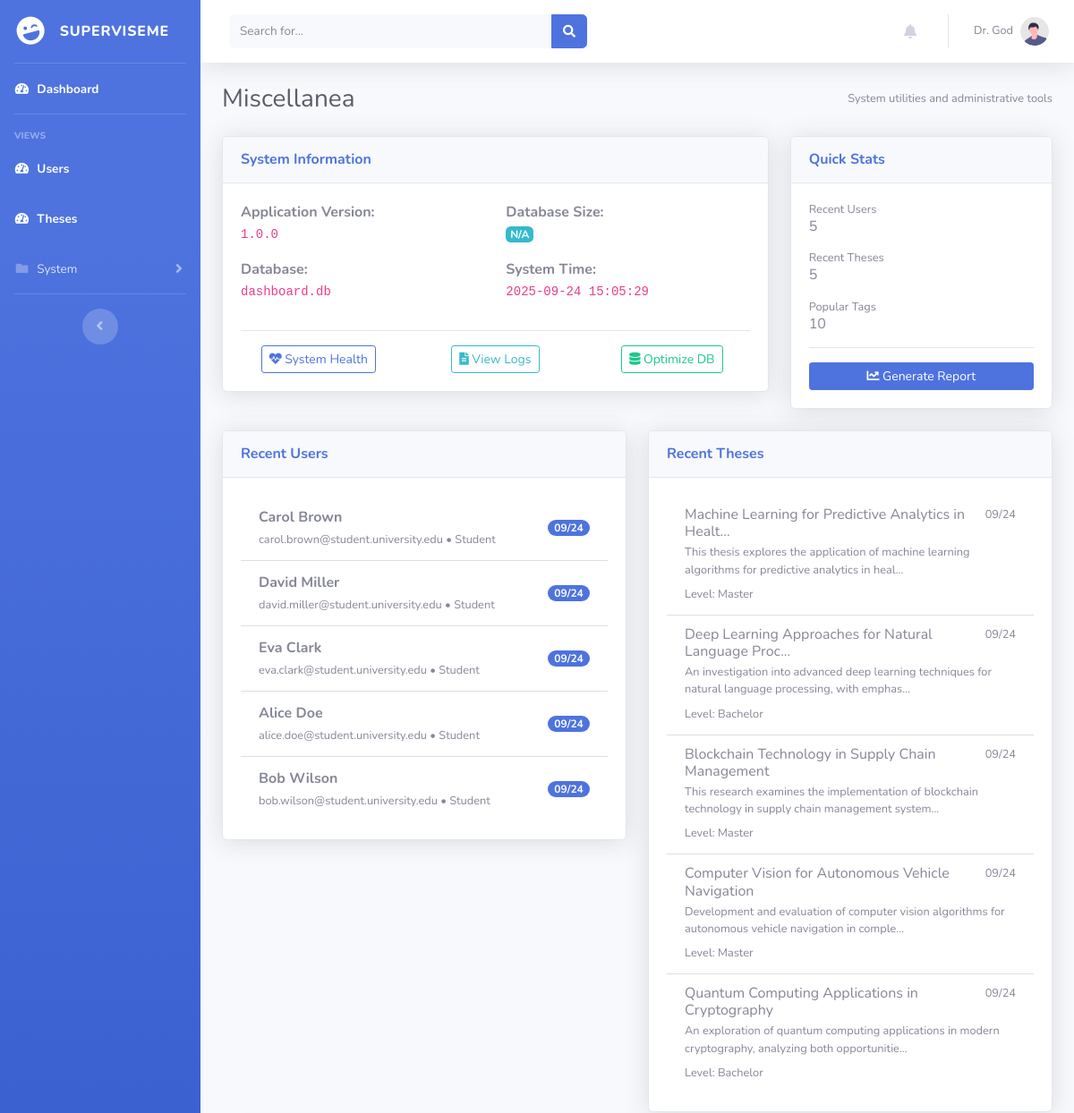
Before: /admin/misc (signed in, upper part) with the older database file.
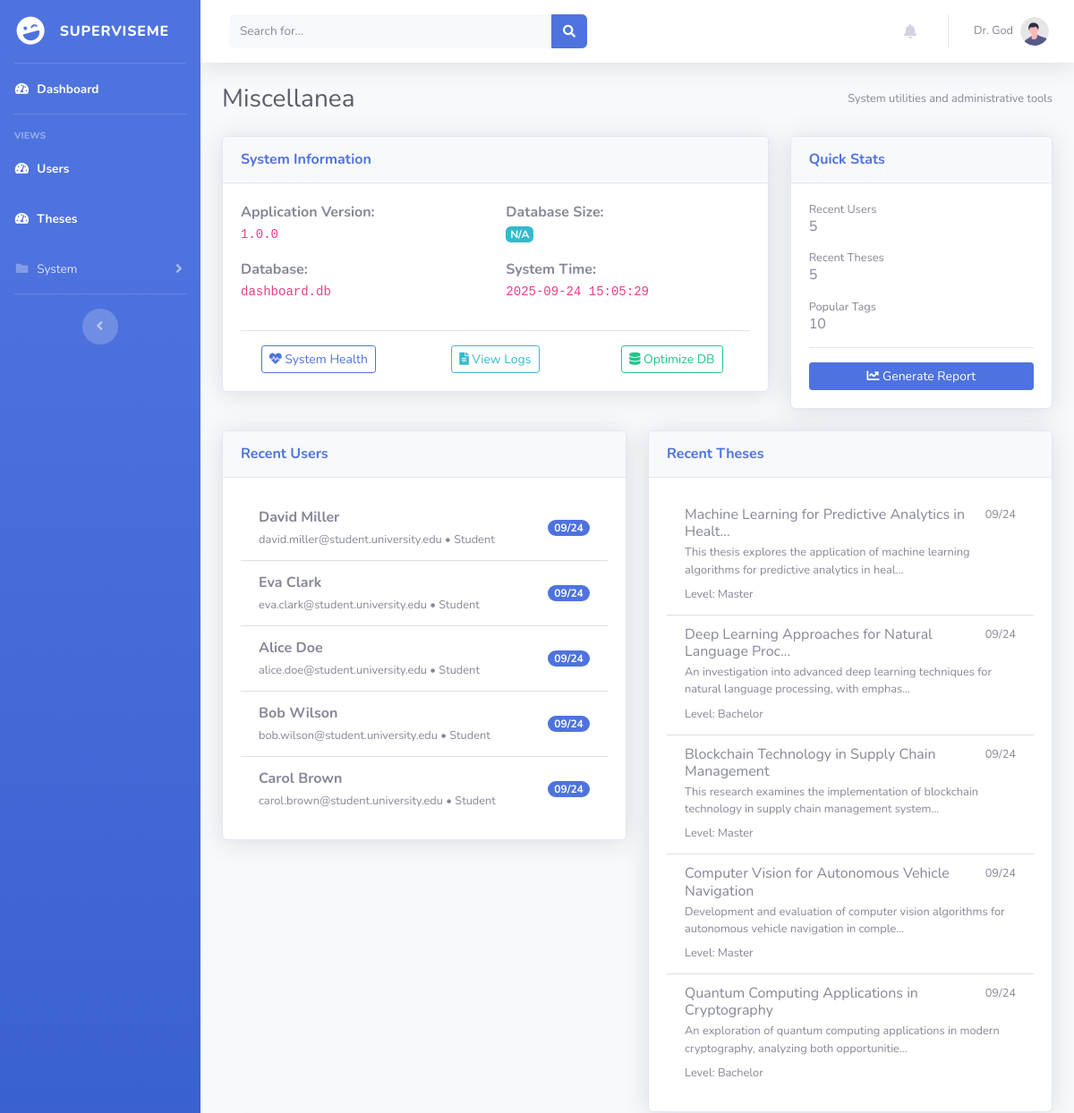
After: the same page with the newer database file.
### superviseme/models.py (models this page shows)
class User_mgmt(UserMixin, db.Model):
    __tablename__ = "user_mgmt"
    id = db.Column(db.Integer, primary_key=True)
    username = db.Column(db.String(50), nullable=False, unique=True)
    name = db.Column(db.String(15))
    surname = db.Column(db.String(15))
    cdl = db.Column(db.String(15))
    email = db.Column(db.String(50), nullable=False, unique=True)
    password = db.Column(db.String(80), nullable=False)
    user_type = db.Column(db.String(10), nullable=False, default="student")
    joined_on = db.Column(db.Integer, nullable=False)
    gender = db.Column(db.String(10), default=None)
    nationality = db.Column(db.String(15), default=None)
    last_activity = db.Column(db.Integer, nullable=True)  # Track last activity timestamp
    last_activity_location = db.Column(db.String(100), nullable=True)  # Track where they were last active
    telegram_user_id = db.Column(db.String(50), nullable=True)  # Telegram user ID for bot notifications
    telegram_enabled = db.Column(db.Boolean, default=False, nullable=False)  # Enable/disable Telegram notifications
    telegram_notification_types = db.Column(db.Text, nullable=True)  # JSON string of enabled notification types
    thesis = db.relationship("Thesis", backref="author", lazy=True)

class Thesis(db.Model):
    __tablename__ = "thesis"
    id = db.Column(db.Integer, primary_key=True)
    title = db.Column(db.String(100), nullable=False)
    description = db.Column(db.Text, nullable=False)
    author_id = db.Column(db.Integer, db.ForeignKey("user_mgmt.id"), nullable=True)
    frozen = db.Column(db.Boolean, default=False)
    level = db.Column(db.Text, nullable=True)
    created_at = db.Column(db.Integer, nullable=False)

### superviseme/routes/admin.py (the view, shortened to what this page needs)
@admin.route("/admin/misc")
@login_required
def misc():
    privilege_check = check_privileges(current_user.username, role="admin")
    if privilege_check is not True:
        return privilege_check
    import os
    import datetime
    system_info = {
        "database_path": db.engine.url.database,
        "current_time": datetime.datetime.now(),
        "app_version": "1.0.0",  # Could be read from config
        "database_size": "N/A"  # Could be calculated based on DB type
    }
    try:
        if str(db.engine.url).startswith('sqlite'):
            db_path = str(db.engine.url).replace('sqlite:///', '')
    except Exception:
        pass
    activity_summary = {
        "recent_users": User_mgmt.query.order_by(User_mgmt.joined_on.desc()).limit(5).all(),
        "recent_theses": Thesis.query.order_by(Thesis.created_at.desc()).limit(5).all(),
        "tag_stats": {}
    }
    try:
        tag_counts = db.session.query(Thesis_Tag.tag, db.func.count(Thesis_Tag.tag))\
            .group_by(Thesis_Tag.tag)\
            .order_by(db.func.count(Thesis_Tag.tag).desc())\
            .limit(10).all()
        activity_summary["tag_stats"] = {tag: count for tag, count in tag_counts}
    except Exception:
        pass
    return render_template("/admin/miscellanea.html",
                         current_user=current_user,
                         system_info=system_info,
                         activity_summary=activity_summary,
                         datetime=datetime.datetime,
                         dt=datetime.datetime.fromtimestamp)

### superviseme/utils/logging_config.py (called while the page is built)
def log_request_response(app, loggers):
    @app.before_request
    def log_request_info():
        loggers['access_logger'].info("Request started", extra={
            'event_type': 'request_start',
            'endpoint': request.endpoint,
            'url_rule': str(request.url_rule) if request.url_rule else None,
            'content_length': request.content_length,
            'content_type': request.content_type
        })
    @app.after_request
    def log_response_info(response):
        loggers['access_logger'].info("Request completed", extra={
            'event_type': 'request_end',
            'status_code': response.status_code,
            'content_length': response.content_length,
            'content_type': response.content_type
        })
        return response

### superviseme/utils/miscellanea.py (called while the page is built, shortened)
def check_privileges(username, role="admin"):
    user = User_mgmt.query.filter_by(username=username).first()
    if not user:
        abort(404)
    return True

### superviseme/templates/admin/miscellanea.html (shortened to what the changed rows need)
{% include 'admin/components/header.html' %}
<body id="page-top">
    <div id="wrapper">
        <div id="content-wrapper" class="d-flex flex-column">
            <div id="content">
                <div class="container-fluid">
                    <div class="d-sm-flex align-items-center justify-content-between mb-4">
                        <h1 class="h3 mb-0 text-gray-800">Miscellanea</h1>
                    </div>
                    <div class="row">
                        <div class="col-xl-6 col-lg-7">
                            <div class="card shadow mb-4">
                                <div class="card-body">
                                    {% if activity_summary.recent_users %}
                                        <div class="list-group list-group-flush">
                                            {% for user in activity_summary.recent_users %}
                                            <div class="list-group-item d-flex justify-content-between align-items-center">
                                                <div>
                                                    <strong>{{ user.name }} {{ user.surname }}</strong>
                                                    <br><small class="text-muted">{{ user.email }} • {{ user.user_type.title() }}</small>
                                                </div>
                                                <span class="badge badge-primary badge-pill">{{ dt(user.joined_on).strftime('%m/%d') }}</span>
                                            </div>
                                            {% endfor %}
                                        </div>
                                    {% else %}
                                        <p class="text-muted">No recent users found.</p>
                                    {% endif %}
                                </div>
                            </div>
                        </div>
                        <div class="col-xl-6 col-lg-5">
                            <div class="card shadow mb-4">
                                <div class="card-body">
                                    {% if activity_summary.recent_theses %}
                                        <div class="list-group list-group-flush">
                                            {% for thesis in activity_summary.recent_theses %}
                                            <div class="list-group-item">
                                                <div class="d-flex w-100 justify-content-between">
                                                    <h6 class="mb-1">{{ thesis.title[:50] }}{% if thesis.title|length > 50 %}...{% endif %}</h6>
                                                    <small>{{ dt(thesis.created_at).strftime('%m/%d') }}</small>
                                                </div>
                                                <p class="mb-1 small text-muted">{{ thesis.description[:100] }}{% if thesis.description|length > 100 %}...{% endif %}</p>
                                                <small class="text-muted">Level: {{ thesis.level.title() }}</small>
                                            </div>
                                            {% endfor %}
                                        </div>
                                    {% else %}
                                        <p class="text-muted">No recent theses found.</p>
                                    {% endif %}
                                </div>
                            </div>
                        </div>
                    </div>
                </div>
            </div>
            {% include 'admin/components/footer.html' %}
</body>
</html>

Changed rows visible on the page:
changed User_mgmt "Carol": moves down the list
